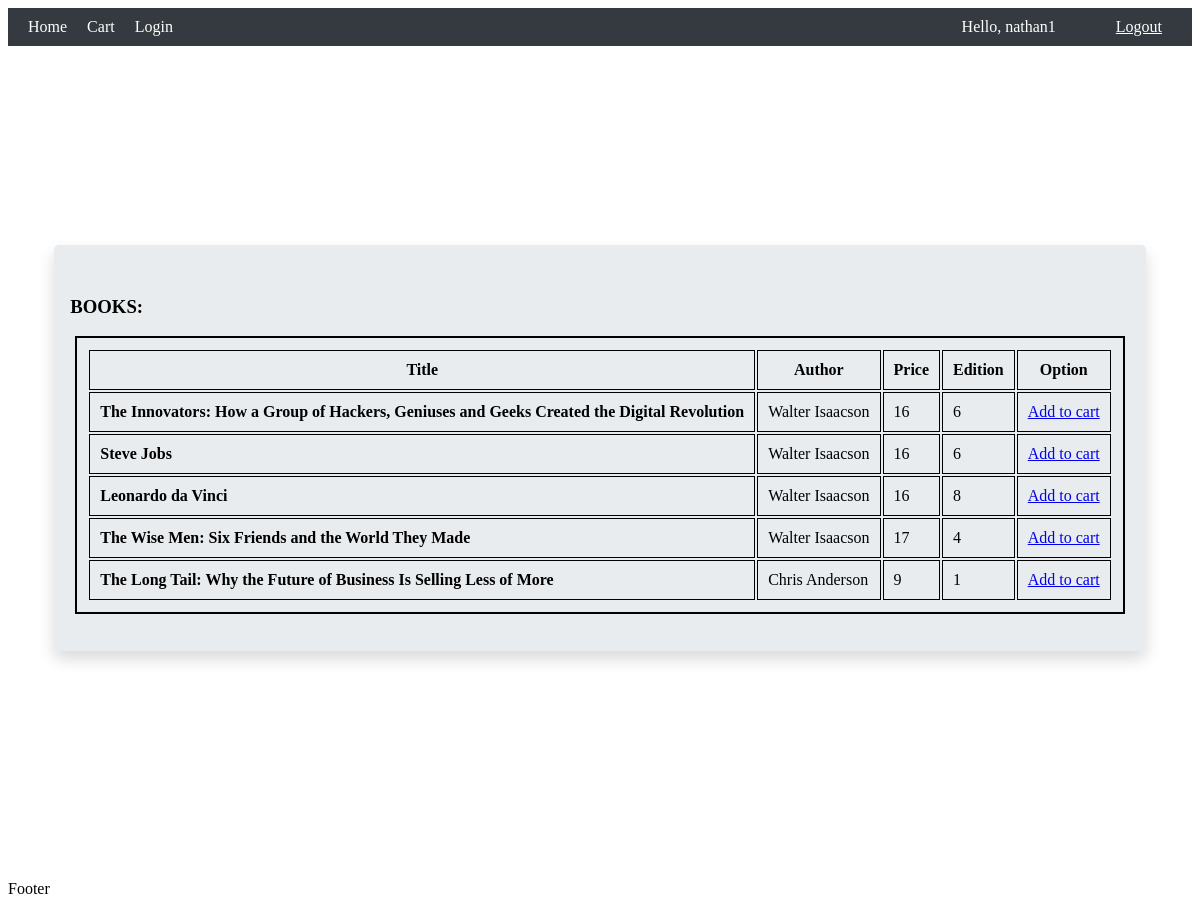
Page / (signed in) on the committed database.
### book_store_arboleda/models.py (models this page shows, shortened)
class Book(models.Model):
    title=models.CharField(max_length=200,null=True)
    Author=models.CharField(max_length=200,null=True)
    Price=models.IntegerField()
    Edition=models.IntegerField()

### book_store_arboleda/views.py (the view)
# urls.py: path("", views.home, name="home"),
def home(request):
    books=Book.objects.all()
    context={'books':books}
    return render(request,'book_store_arboleda/home.html',context)

### book_store_arboleda/templates/book_store_arboleda/home.html (shortened to what this page needs)
{% extends "book_store_arboleda/base.html" %}
    {% load static %}
    {% block css %}
    <link rel="stylesheet" type="text/css" href="{% static 'css/book_store_arboleda/jumbotronHome.css' %}">
    {% endblock %}
{% block content %}
<br>
<div class="container">
    <div class="jumbotron">
        <div class="col-lg-10">
            <h3>BOOKS:</h3>
            <div class="card card-body">
                <table class="table-table-sm">
                    <tr>
                        <th>Title</th>
                        <th>Author</th>
                        <th>Price</th>
                        <th>Edition</th>
                        {% if user.is_authenticated %}
                        <th>Option</th>
                        {% endif %}
                    </tr>
                    {% for book in books %}
                    <tr>
                        <td><b>{{book.title}}</b> </td>
                        <td>{{book.Author}} </td>
                        <td>{{book.Price}} </td>
                        <td> {{book.Edition}} </td>
                        {% if user.is_authenticated and not user.is_staff%}
                        <td><a class="btn btn-sm btn-info" href="{% url 'addtocart' book.id %}">Add to cart</a> </td>
                        {% endif %}
                    </tr>
                    {% endfor %}
                </table>
            </div>
        </div>
    </div>
</div>
{% endblock %}

### book_store_arboleda/templates/book_store_arboleda/navbar.html (shortened to what this page needs)
<!DOCTYPE html>
<html lang="en">
<head>
{% load static %}
{% block css %}
<link rel="stylesheet" type="text/css" href="{% static 'css/book_store_arboleda/navbar1.css' %}">
{% endblock %}
</head>
<body>
  {% block content %}
  <nav class="navbar">
    <ul>
      <li><a class="nav-link" href="{% url 'home' %}">Home</a></li>
      {% if request.user.is_staff %}
      <li><a class="nav-link" href="{% url 'addbook' %}">Add Books</a></li>
      {% else %}
      <li><a class="nav-link" href="{% url 'viewcart' %}">Cart</a></li>
      {% endif %}
      <li><a class="nav-link" href="{% url 'login' %}">Login</a></li>
    </ul>
    <div class="navbar-right">
      <span class="hello-msg">Hello, {{request.user}}</span>
      <span><a class="hello-msg" href="{% url 'logout' %}">Logout</a></span>
    </div>
  </nav>
  {% endblock %}
</body>
</html>

### static/css/book_store_arboleda/jumbotronHome.css (style rules this page uses)
.container { display: flex; align-items: center; justify-content: center; height: 100vh; }
.jumbotron { background-color: #e9ecef; padding: 2rem 1rem; margin-bottom: 2rem; border-radius: .3rem; box-shadow: 0 .5rem 1rem rgba(0,0,0,.15); }
table, th, td { border: 1px solid; padding: 10px; }
table { border: 2px solid; margin: 5px; }

### static/css/book_store_arboleda/navbar1.css (style rules this page uses)
.navbar { display: flex; justify-content: space-between; align-items: center; background-color: #343a40; padding: 10px; }
ul { display: flex; list-style: none; margin: 0; padding: 0; }
li { margin: 0 10px; }
.nav-link { text-decoration: none; color: #fff; }
.hello-msg { color: #fff; padding-right: 20px; margin-left: 20px; }
.navbar-right { justify-content: flex-end; display: flex; align-items: center; }
.navbar-right span { margin-left: 20px; }

### rows in the picture
Book: title "The Innovators: How a Group of Hackers, Geniuses and Geeks Created the Digital Revolution", Author "Walter Isaacson", Price "16", Edition "6"
Book: title "Steve Jobs", Author "Walter Isaacson", Price "16", Edition "6"
Book: title "Leonardo da Vinci", Author "Walter Isaacson", Price "16", Edition "8"
Book: title "The Wise Men: Six Friends and the World They Made", Author "Walter Isaacson", Price "17", Edition "4"
Book: title "The Long Tail: Why the Future of Business Is Selling Less of More", Author "Chris Anderson", Price "9", Edition "1"

### other values in the picture
{{ request.user }} "nathan1"
